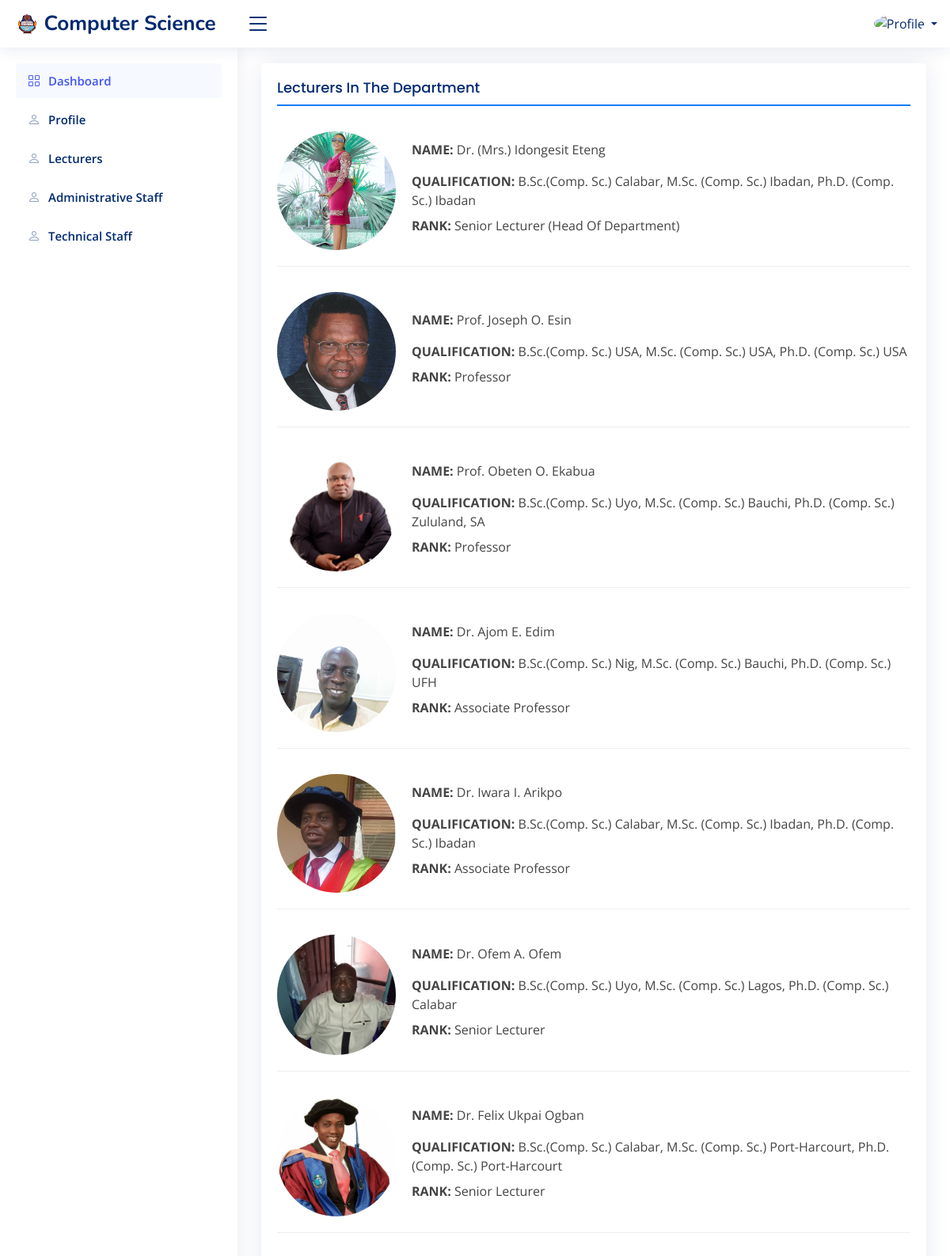
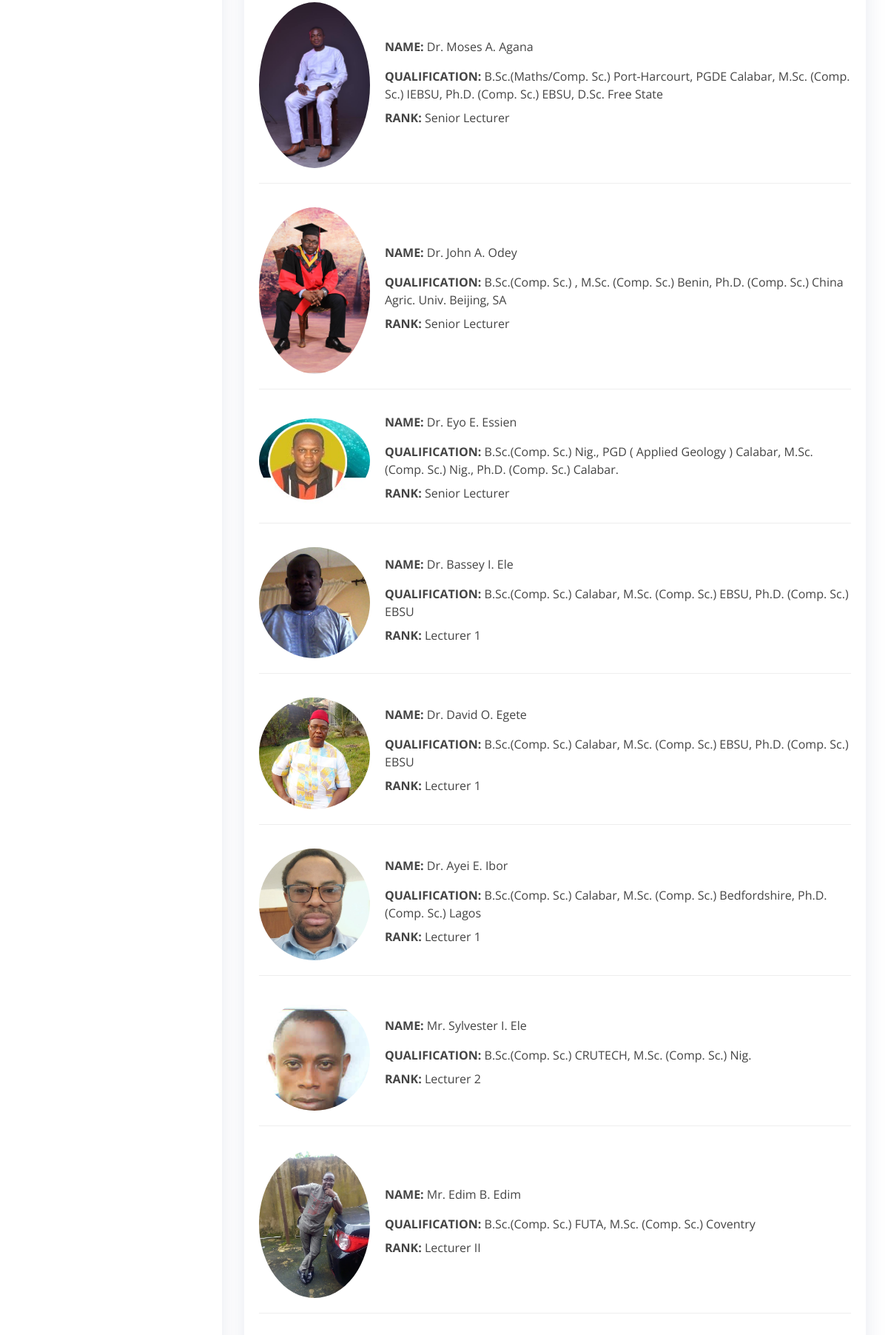
/lecturer/ (upper part), run on the app's committed database (2 pictures, top to bottom).
### department/models.py (models this page shows, shortened)
class Lecturer(models.Model):
    name = models.CharField(max_length=255)
    qualification = models.CharField(max_length=255)
    rank = models.CharField(max_length=255)
    picture = models.ImageField(upload_to='lecturer/')

### department/views.py (the view)
# urls.py: path('lecturer/', views.lecturers, name='lecturer'),
def lecturers(request):
    lect = Lecturer.objects.all()
    context = {'lect': lect}
    return render(request, 'NiceAdmin/lecturer.html', context)

### department/templates/NiceAdmin/lecturer.html (shortened to what this page needs)
{% extends 'NiceAdmin/base.html' %}
{% load static %}
{% block content %}
<main id="main" class="main">
    <div class="card">
        <div class="card-body pb-0">
            <h5 class="card-title mb-4">Lecturers In The Department</h5>
            <div class="news">
                {% for b in lect %}
                <div class="post-item mb-4">
                    <img src="{{ b.picture.url }}" alt="" class="profile-image">
                    <div class="text-container">
                        <p class="mb-2"><strong>NAME:</strong> {{ b.name }}</p>
                        <p class="mb-1"><strong>QUALIFICATION:</strong> {{ b.qualification }}</p>
                        <p class="mb-1"><strong>RANK:</strong> {{ b.rank }}</p>
                    </div>
                </div>
                {% empty %}
                <p>No Lecturer data added yet!</p>
                {% endfor %}
            </div>
        </div>
    </div>
</main>
{% endblock %}

### static/assets/css/style.css (style rules this page uses)
:root { scroll-behavior: smooth; }
h1, h2, h3, h4, h5, h6 { font-family: "Nunito", sans-serif; }
#main { margin-top: 60px; padding: 20px 30px; transition: all 0.3s; }
.card { margin-bottom: 30px; border: none; border-radius: 5px; box-shadow: 0px 0 30px rgba(1, 41, 112, 0.1); }
.card-title { padding: 20px 0 15px 0; font-size: 18px; font-weight: 500; color: #012970; font-family: "Poppins", sans-serif; }
.card-body { padding: 0 20px 20px 20px; }
@media (min-width: 1200px) { #main, #footer { margin-left: 300px; } }

### department/templates/NiceAdmin/lecturer.html (style rules this page uses)
.post-item { display: flex; align-items: center; border-bottom: 1px solid #eee; padding-bottom: 20px; }
.profile-image { width: 150px; height: auto; margin-right: 20px; border-radius: 50%; }
.text-container { flex: 1; }
.card-title { border-bottom: 2px solid #007bff; padding-bottom: 10px; }
.mb-1 { margin-bottom: 0.5rem !important; }
.mb-2 { margin-bottom: 1rem !important; }
.mb-4 { margin-bottom: 2rem !important; }

### data on the page
Lecturer: picture (picture), name "Dr. (Mrs.) Idongesit Eteng", qualification "B.Sc.(Comp. Sc.) Calabar, M.Sc. (Comp. Sc.) Ibadan, Ph.D. (Comp. Sc.) Ibadan", rank "Senior Lecturer (Head Of Department)"
Lecturer: picture (picture), name "Prof. Joseph O. Esin", qualification "B.Sc.(Comp. Sc.) USA, M.Sc. (Comp. Sc.) USA, Ph.D. (Comp. Sc.) USA", rank "Professor"
Lecturer: picture (picture), name "Prof. Obeten O. Ekabua", qualification "B.Sc.(Comp. Sc.) Uyo, M.Sc. (Comp. Sc.) Bauchi, Ph.D. (Comp. Sc.) Zululand, SA", rank "Professor"
Lecturer: picture (picture), name "Dr. Ajom E. Edim", qualification "B.Sc.(Comp. Sc.) Nig, M.Sc. (Comp. Sc.) Bauchi, Ph.D. (Comp. Sc.) UFH", rank "Associate Professor"
Lecturer: picture (picture), name "Dr. Iwara I. Arikpo", qualification "B.Sc.(Comp. Sc.) Calabar, M.Sc. (Comp. Sc.) Ibadan, Ph.D. (Comp. Sc.) Ibadan", rank "Associate Professor"
Lecturer: picture (picture), name "Dr. Ofem A. Ofem", qualification "B.Sc.(Comp. Sc.) Uyo, M.Sc. (Comp. Sc.) Lagos, Ph.D. (Comp. Sc.) Calabar", rank "Senior Lecturer"
Lecturer: picture (picture), name "Dr. Felix Ukpai Ogban", qualification "B.Sc.(Comp. Sc.) Calabar, M.Sc. (Comp. Sc.) Port-Harcourt, Ph.D. (Comp. Sc.) Port-Harcourt", rank "Senior Lecturer"
Lecturer: picture (picture), name "Dr. Moses A. Agana", qualification "B.Sc.(Maths/Comp. Sc.) Port-Harcourt, PGDE Calabar, M.Sc. (Comp. Sc.) IEBSU, Ph.D. (Comp. Sc.) EBSU, D.Sc. Free State", rank "Senior Lecturer"
Lecturer: picture (picture), name "Dr. John A. Odey", qualification "B.Sc.(Comp. Sc.) , M.Sc. (Comp. Sc.) Benin, Ph.D. (Comp. Sc.) China Agric. Univ. Beijing, SA", rank "Senior Lecturer"
Lecturer: picture (picture), name "Dr. Eyo E. Essien", qualification "B.Sc.(Comp. Sc.) Nig., PGD ( Applied Geology ) Calabar, M.Sc. (Comp. Sc.) Nig., Ph.D. (Comp. Sc.) Calabar.", rank "Senior Lecturer"
Lecturer: picture (picture), name "Dr. Bassey I. Ele", qualification "B.Sc.(Comp. Sc.) Calabar, M.Sc. (Comp. Sc.) EBSU, Ph.D. (Comp. Sc.) EBSU", rank "Lecturer 1"
Lecturer: picture (picture), name "Dr. David O. Egete", qualification "B.Sc.(Comp. Sc.) Calabar, M.Sc. (Comp. Sc.) EBSU, Ph.D. (Comp. Sc.) EBSU", rank "Lecturer 1"
Lecturer: picture (picture), name "Dr. Ayei E. Ibor", qualification "B.Sc.(Comp. Sc.) Calabar, M.Sc. (Comp. Sc.) Bedfordshire, Ph.D. (Comp. Sc.) Lagos", rank "Lecturer 1"
Lecturer: picture (picture), name "Mr. Sylvester I. Ele", qualification "B.Sc.(Comp. Sc.) CRUTECH, M.Sc. (Comp. Sc.) Nig.", rank "Lecturer 2"
Lecturer: picture (picture), name "Mr. Edim B. Edim", qualification "B.Sc.(Comp. Sc.) FUTA, M.Sc. (Comp. Sc.) Coventry", rank "Lecturer II"
